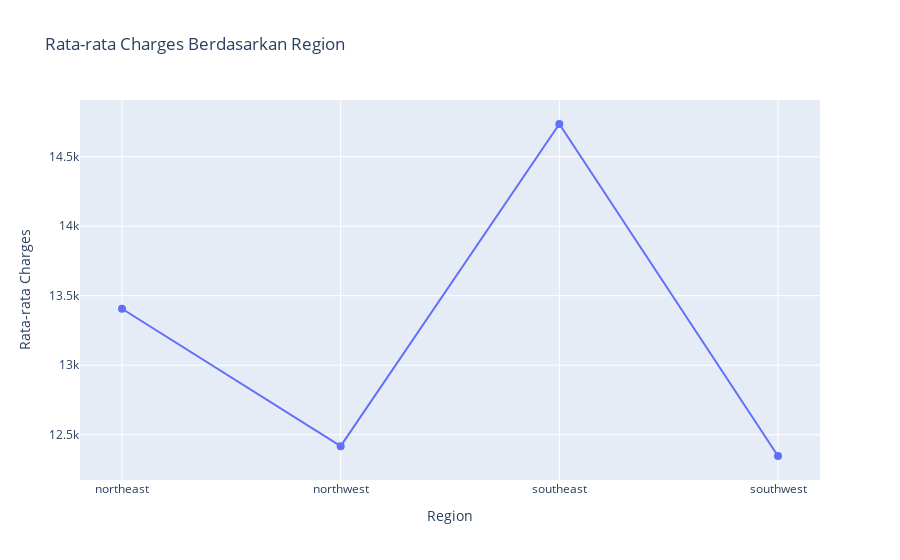

Notebook code cell kept with this figure:
### Markdown cell above
### __6. Rata-rata biaya (charges) per region (Line chart)__

### Code cell
# 6. Rata-rata biaya (charges) per region (Line chart)
average_charges = df.groupby('region')['charges'].mean().reset_index()
fig6 = go.Figure()
fig6.add_trace(go.Scatter(
    x=average_charges['region'],
    y=average_charges['charges'],
    mode='lines+markers',
    name='Rata-rata Charges',
    line=dict(shape='linear'),
    marker=dict(size=8)
))
fig6.update_layout(
    title='Rata-rata Charges Berdasarkan Region',
    xaxis_title='Region',
    yaxis_title='Rata-rata Charges',
)
fig6.show()

### Figure 1 — Plotly figure (JSON) as saved in the notebook; plotly's stock layout.template omitted (floating-point values rounded to 4 significant figures)
{"data": [{"line": {"shape": "linear"}, "marker": {"size": 8}, "mode": "lines+markers", "name": "Rata-rata Charges", "type": "scatter", "x": ["northeast", "northwest", "southeast", "southwest"], "y": [13410.0, 12420.0, 14740.0, 12350.0]}], "layout": {"title": {"text": "Rata-rata Charges Berdasarkan Region"}, "xaxis": {"title": {"text": "Region"}}, "yaxis": {"title": {"text": "Rata-rata Charges"}}}}
